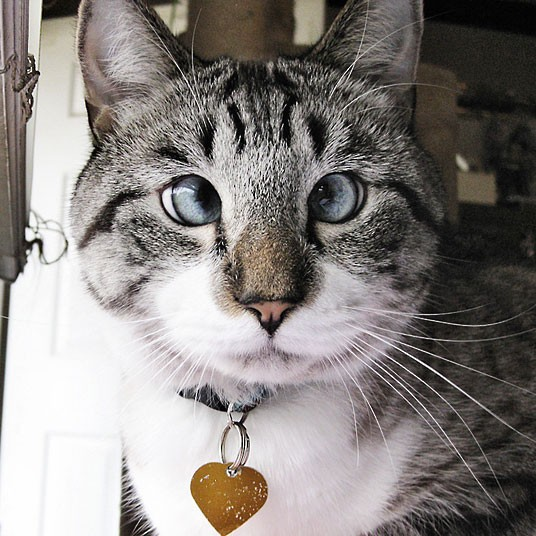
#> input picture fast-rcnn/selective_search_ijcv_with_python/cat.jpg, 536 x 536 px
$ python -i subsample.py   (imports and definitions only)   (Python 2 division)   (older library calls are emulated)
#> lines starting #> are read from the running program, lines starting #| are printed output that depends on the picture
#> further down, picture is the input picture: shape (536, 536, 3); mean B, G, R 127.5, 130.4, 135.5
from tools.utils import *


import numpy as np
import copy
import sys
import json
import cv2
import os

'''
subsample.py subsamples the frames for labeling
'''

def getSobel(img, k_size = 3):
#> called with k_size = 3
    ddepth = cv2.CV_16S
    scale = 1
    delta = 0


    cv2.GaussianBlur(img, (3,3), 0)
    gray = cv2.cvtColor(img, cv2.COLOR_BGR2GRAY)
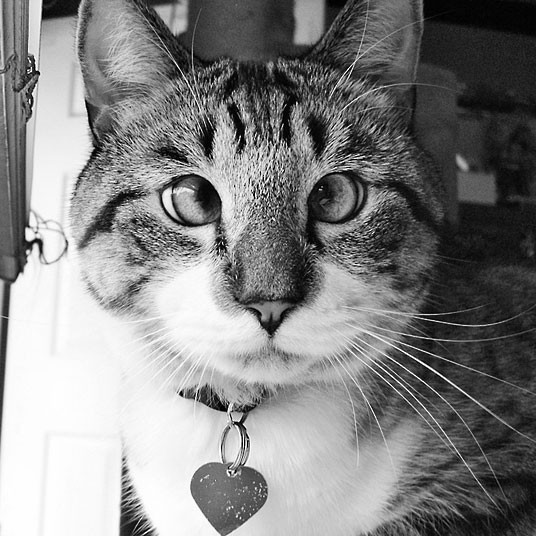
#> gray: shape (536, 536); min 0, max 255, mean 131.6
    #Gradient-x
    grad_x = cv2.Sobel(gray, ddepth, 1, 0, ksize = k_size, scale = scale, delta = delta, borderType = cv2.BORDER_DEFAULT)
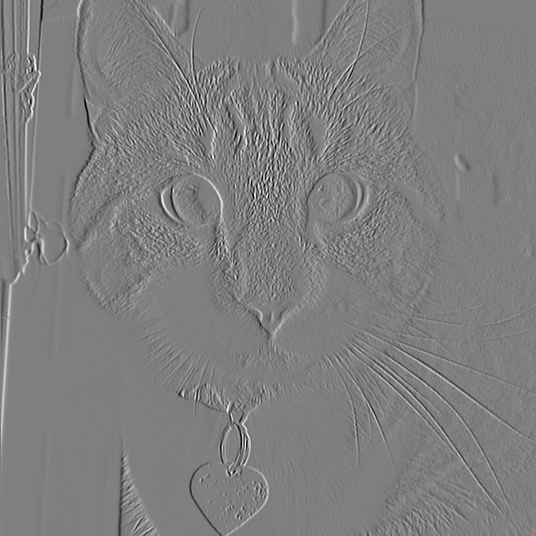
#> grad_x: shape (536, 536) int16; min -981, max 982, mean -1.5; drawn with min black and max white


    #Gradient-y
    grad_y = cv2.Sobel(gray, ddepth, 0, 1, ksize = k_size, scale = scale, delta = delta, borderType = cv2.BORDER_DEFAULT)
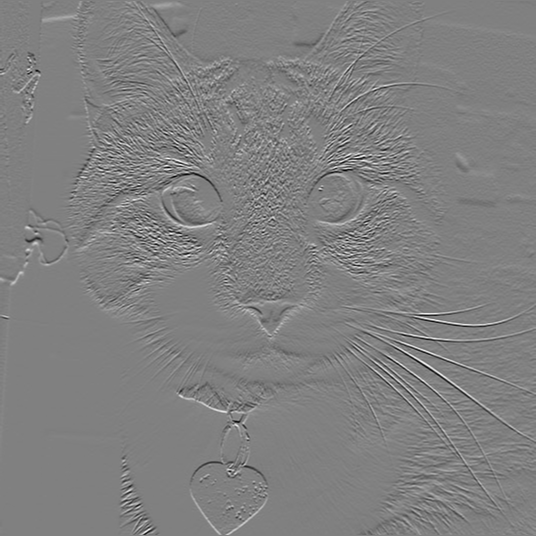
#> grad_y: shape (536, 536) int16; min -970, max 956, mean 1.4; drawn with min black and max white

    # converting back to uint8
    abs_grad_x = cv2.convertScaleAbs(grad_x)
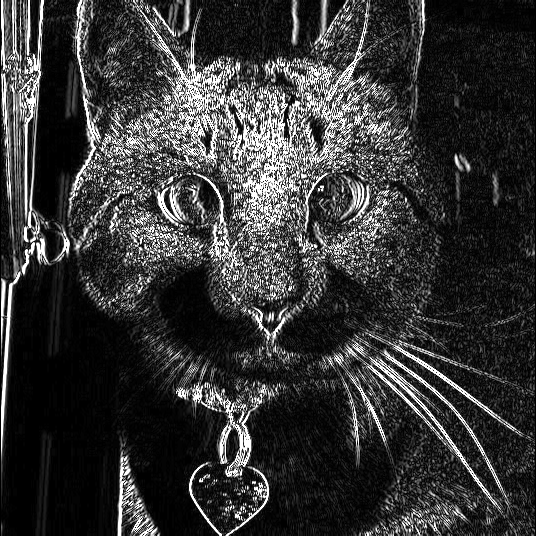
#> abs_grad_x: shape (536, 536); min 0, max 255, mean 53.6
    abs_grad_y = cv2.convertScaleAbs(grad_y)
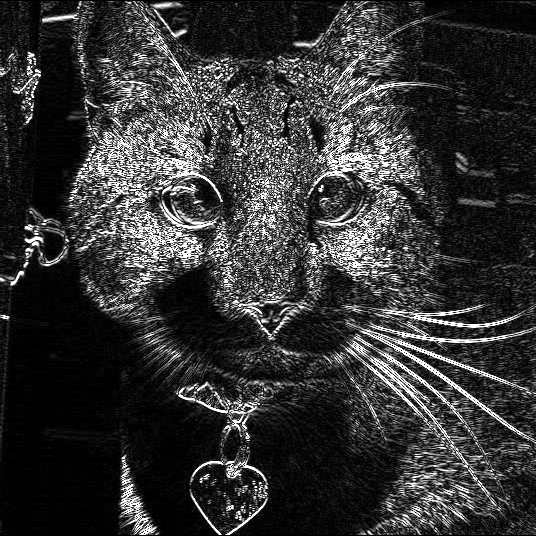
#> abs_grad_y: shape (536, 536); min 0, max 255, mean 52.2

    dst = cv2.addWeighted(abs_grad_x,0.5,abs_grad_y,0.5,0)
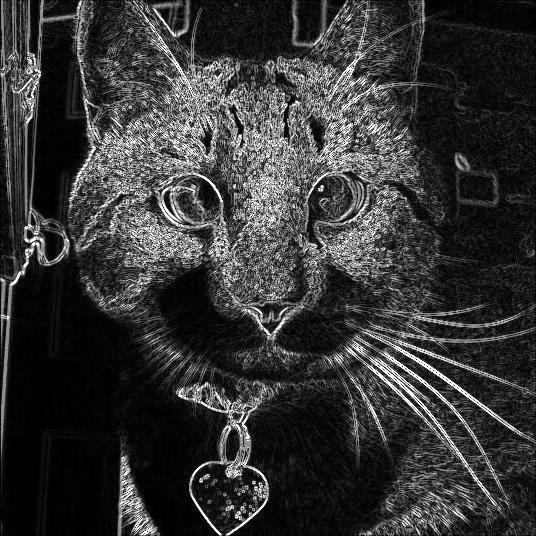
#> dst: shape (536, 536); min 0, max 255, mean 52.9
    #dst = cv2.add(abs_grad_x,abs_grad_y)
    return dst

# [46 lines left out: functions uniformSampling, getFrameDiff, loadVideos, not called in this run]

# [63 lines not run here, left out]

>>> import cv2
>>> picture = cv2.imread('../../fast-rcnn/selective_search_ijcv_with_python/cat.jpg')
>>> result = getSobel(picture)
